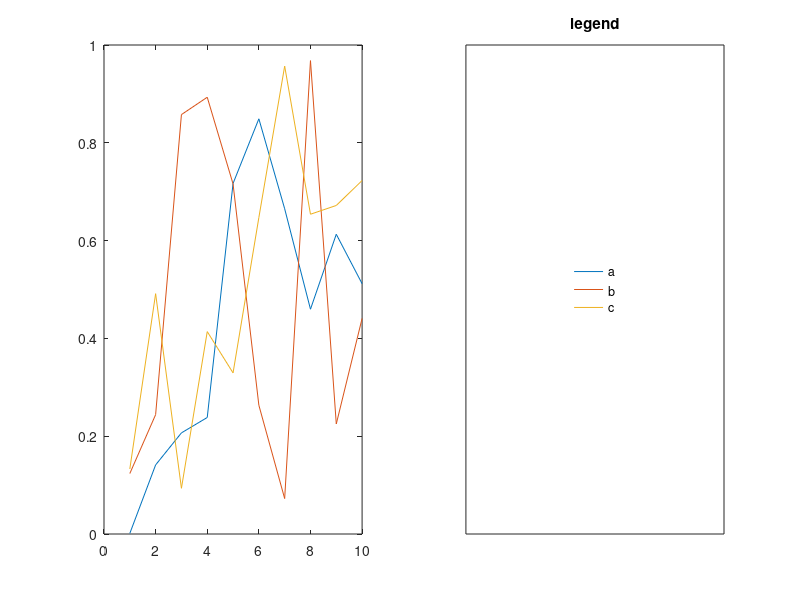

This chart was generated by the following MATLAB code:
%%%%%%%%%%%%%%%%%%%%%
% Put legend in its own subplot
%%%%%%%%%%%%%%%%%%%%%
%
%   NOTE: The legend will not resize so set the size and then run it all
   h = figure(1); clf
%   
%   % Make the main plot in 1
   ax1 = subplot(1,2,1);
   plot(rand(10,3))
   lgh = legend('a','b','c');	% Set your legend
%   
%   % Put the legend in ax2
   ax2 = subplot(1,2,2);
   set(lgh,'position',get(ax2,'position'));
   axis(ax2,'off');
   title('legend')
%
%
